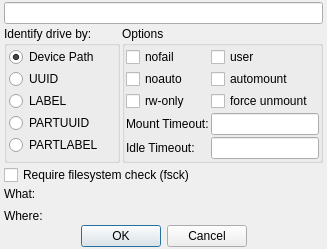
<?xml version="1.0" encoding="UTF-8"?>
<ui version="4.0">
 <class>SystemdDialog</class>
 <widget class="QDialog" name="SystemdDialog">
  <property name="windowModality">
   <enum>Qt::WindowModal</enum>
  </property>
  <property name="windowTitle">
   <string>Create systemd mount unit</string>
  </property>
  <layout class="QVBoxLayout" name="verticalLayout">
   <property name="spacing">
    <number>2</number>
   </property>
   <property name="leftMargin">
    <number>4</number>
   </property>
   <property name="rightMargin">
    <number>4</number>
   </property>
   <property name="margin" stdset="0">
    <number>2</number>
   </property>
   <item>
    <widget class="QLineEdit" name="EditFileName">
     <property name="readOnly">
      <bool>true</bool>
     </property>
    </widget>
   </item>
   <item>
    <layout class="QHBoxLayout" name="horizontalLayout_2">
     <item>
      <widget class="QGroupBox" name="groupBox">
       <property name="sizePolicy">
        <sizepolicy hsizetype="Preferred" vsizetype="Expanding">
         <horstretch>0</horstretch>
         <verstretch>0</verstretch>
        </sizepolicy>
       </property>
       <property name="title">
        <string>Identify drive by:</string>
       </property>
       <property name="flat">
        <bool>false</bool>
       </property>
       <property name="checkable">
        <bool>false</bool>
       </property>
       <layout class="QVBoxLayout" name="verticalLayout_2">
        <property name="spacing">
         <number>1</number>
        </property>
        <property name="leftMargin">
         <number>2</number>
        </property>
        <property name="topMargin">
         <number>0</number>
        </property>
        <property name="rightMargin">
         <number>2</number>
        </property>
        <property name="bottomMargin">
         <number>0</number>
        </property>
        <item>
         <widget class="QRadioButton" name="RadioPATH">
          <property name="text">
           <string>Device Path</string>
          </property>
          <property name="checked">
           <bool>true</bool>
          </property>
         </widget>
        </item>
        <item>
         <widget class="QRadioButton" name="RadioUUID">
          <property name="text">
           <string notr="true">UUID</string>
          </property>
         </widget>
        </item>
        <item>
         <widget class="QRadioButton" name="RadioLABEL">
          <property name="text">
           <string notr="true">LABEL</string>
          </property>
         </widget>
        </item>
        <item>
         <widget class="QRadioButton" name="RadioPARTUUID">
          <property name="text">
           <string notr="true">PARTUUID</string>
          </property>
         </widget>
        </item>
        <item>
         <widget class="QRadioButton" name="RadioPARTLABEL">
          <property name="text">
           <string notr="true">PARTLABEL</string>
          </property>
         </widget>
        </item>
       </layout>
      </widget>
     </item>
     <item>
      <widget class="QGroupBox" name="groupBox_2">
       <property name="title">
        <string>Options</string>
       </property>
       <layout class="QGridLayout" name="gridLayout">
        <item row="0" column="1">
         <widget class="QCheckBox" name="CheckUser">
          <property name="toolTip">
           <string>&lt;html&gt;&lt;head/&gt;&lt;body&gt;&lt;p&gt;Normally, only the superuser can mount filesystems. However, when fstab contains the &lt;span style=&quot; font-weight:700;&quot;&gt;user&lt;/span&gt; option on a line, anybody can mount the corresponding filesystem.&lt;/p&gt;&lt;p&gt;Only the user that mounted a filesystem can unmount it again. If any user should be able to unmount it, then use &lt;span style=&quot; font-weight:700;&quot;&gt;users&lt;/span&gt; instead of user in the fstab line.&lt;/p&gt;&lt;/body&gt;&lt;/html&gt;</string>
          </property>
          <property name="text">
           <string>user</string>
          </property>
         </widget>
        </item>
        <item row="4" column="0">
         <widget class="QLabel" name="label_3">
          <property name="text">
           <string>Idle Timeout:</string>
          </property>
         </widget>
        </item>
        <item row="0" column="0">
         <widget class="QCheckBox" name="CheckNofail">
          <property name="toolTip">
           <string>&lt;html&gt;&lt;head/&gt;&lt;body&gt;&lt;p&gt;With &lt;span style=&quot; font-weight:700;&quot;&gt;nofail&lt;/span&gt;, this mount will be only wanted, not required, by &lt;span style=&quot; font-style:italic;&quot;&gt;local-fs.target&lt;/span&gt; or &lt;span style=&quot; font-style:italic;&quot;&gt;remote-fs.target&lt;/span&gt;. &lt;/p&gt;&lt;p&gt;Moreover the mount unit is not ordered before these target units. &lt;/p&gt;&lt;p&gt;This means that the boot will continue without waiting for the mount unit and regardless whether the mount point can be mounted  successfully.&lt;/p&gt;&lt;/body&gt;&lt;/html&gt;</string>
          </property>
          <property name="text">
           <string>nofail</string>
          </property>
         </widget>
        </item>
        <item row="1" column="1">
         <widget class="QCheckBox" name="CheckAutomount">
          <property name="toolTip">
           <string>An automount unit will be created for the file system.</string>
          </property>
          <property name="text">
           <string>automount</string>
          </property>
         </widget>
        </item>
        <item row="3" column="1">
         <widget class="QLineEdit" name="EditMountTimeout">
          <property name="toolTip">
           <string>&lt;html&gt;&lt;head/&gt;&lt;body&gt;&lt;p&gt;Configures the time to wait for the &lt;span style=&quot; font-style:italic;&quot;&gt;mount&lt;/span&gt; command to finish. If a command does not exit within the configured time, the mount will be considered failed and be shut down again. &lt;/p&gt;&lt;p&gt;Specify a time in seconds or explicitly append units such as &amp;quot;s&amp;quot;, &amp;quot;m&amp;quot; and &amp;quot;h&amp;quot;. &lt;br/&gt;Examples: &lt;span style=&quot; font-weight:700;&quot;&gt;600&lt;/span&gt;, &lt;span style=&quot; font-weight:700;&quot;&gt;10m&lt;/span&gt;, &lt;span style=&quot; font-weight:700;&quot;&gt;1h&lt;/span&gt;, &lt;span style=&quot; font-weight:700;&quot;&gt;1h10m5s&lt;/span&gt;.&lt;/p&gt;&lt;/body&gt;&lt;/html&gt;</string>
          </property>
         </widget>
        </item>
        <item row="2" column="1">
         <widget class="QCheckBox" name="CheckForceUnmount">
          <property name="toolTip">
           <string>&lt;html&gt;&lt;head/&gt;&lt;body&gt;&lt;p&gt;Force an unmount (in case of an unreachable NFS system). &lt;/p&gt;&lt;p&gt;This corresponds with &lt;span style=&quot; font-style:italic;&quot;&gt;umount&lt;/span&gt;'s -f switch.&lt;/p&gt;&lt;/body&gt;&lt;/html&gt;</string>
          </property>
          <property name="text">
           <string>force unmount</string>
          </property>
         </widget>
        </item>
        <item row="3" column="0">
         <widget class="QLabel" name="label">
          <property name="text">
           <string>Mount Timeout:</string>
          </property>
         </widget>
        </item>
        <item row="1" column="0">
         <widget class="QCheckBox" name="CheckNoauto">
          <property name="toolTip">
           <string>&lt;html&gt;&lt;head/&gt;&lt;body&gt;&lt;p&gt;With &lt;span style=&quot; font-weight:700;&quot;&gt;noauto&lt;/span&gt;, the mount unit will not be added as a dependency for &lt;span style=&quot; font-style:italic;&quot;&gt;local-fs.target&lt;/span&gt; or &lt;span style=&quot; font-style:italic;&quot;&gt;remote-fs.target&lt;/span&gt;. This means that it will not be mounted automatically during boot, unless it is pulled in by some other unit. &lt;/p&gt;&lt;p&gt;Note that if automount is used, neither &lt;span style=&quot; font-weight:700;&quot;&gt;auto&lt;/span&gt; nor &lt;span style=&quot; font-weight:700;&quot;&gt;noauto&lt;/span&gt; have any effect. The matching automount unit will be added as a dependency to the appropriate target.&lt;/p&gt;&lt;/body&gt;&lt;/html&gt;</string>
          </property>
          <property name="text">
           <string>noauto</string>
          </property>
         </widget>
        </item>
        <item row="2" column="0">
         <widget class="QCheckBox" name="CheckRwOnly">
          <property name="toolTip">
           <string>&lt;html&gt;&lt;head/&gt;&lt;body&gt;&lt;p&gt;If a mount operation fails to mount the file system read-write, it normally tries mounting the file system read-only instead. &lt;/p&gt;&lt;p&gt;This option disables that behaviour, and causes the mount to fail immediately instead. &lt;/p&gt;&lt;p&gt;This option is translated into the &lt;span style=&quot; font-style:italic;&quot;&gt;ReadWriteOnly&lt;/span&gt;= setting in a unit file.&lt;/p&gt;&lt;/body&gt;&lt;/html&gt;</string>
          </property>
          <property name="text">
           <string>rw-only</string>
          </property>
         </widget>
        </item>
        <item row="4" column="1">
         <widget class="QLineEdit" name="EditIdleTimeout">
          <property name="toolTip">
           <string>&lt;html&gt;&lt;head/&gt;&lt;body&gt;&lt;p&gt;Configures the idle timeout of the automount unit.&lt;/p&gt;&lt;p&gt;Specify a time in seconds or explicitly append units such as &amp;quot;s&amp;quot;,  &amp;quot;m&amp;quot; and &amp;quot;h&amp;quot;. &lt;br/&gt;Examples: &lt;span style=&quot; font-weight:700;&quot;&gt;600&lt;/span&gt;, &lt;span style=&quot; font-weight:700;&quot;&gt;10m&lt;/span&gt;, &lt;span style=&quot; font-weight:700;&quot;&gt;1h&lt;/span&gt;,  &lt;span style=&quot; font-weight:700;&quot;&gt;1h10m5s&lt;/span&gt;.&lt;/p&gt;&lt;/body&gt;&lt;/html&gt;</string>
          </property>
         </widget>
        </item>
       </layout>
      </widget>
     </item>
    </layout>
   </item>
   <item>
    <widget class="QCheckBox" name="CheckFsck">
     <property name="text">
      <string>Require filesystem check (fsck)</string>
     </property>
    </widget>
   </item>
   <item>
    <layout class="QFormLayout" name="formLayout">
     <property name="horizontalSpacing">
      <number>16</number>
     </property>
     <property name="verticalSpacing">
      <number>8</number>
     </property>
     <item row="0" column="0">
      <widget class="QLabel" name="label_2">
       <property name="text">
        <string>What:</string>
       </property>
      </widget>
     </item>
     <item row="1" column="0">
      <widget class="QLabel" name="label_4">
       <property name="text">
        <string>Where:</string>
       </property>
      </widget>
     </item>
     <item row="0" column="1">
      <widget class="QLabel" name="LabelWhat">
       <property name="textFormat">
        <enum>Qt::PlainText</enum>
       </property>
       <property name="wordWrap">
        <bool>true</bool>
       </property>
       <property name="textInteractionFlags">
        <set>Qt::TextSelectableByKeyboard|Qt::TextSelectableByMouse</set>
       </property>
      </widget>
     </item>
     <item row="1" column="1">
      <widget class="QLabel" name="LabelWhere">
       <property name="textFormat">
        <enum>Qt::PlainText</enum>
       </property>
       <property name="wordWrap">
        <bool>true</bool>
       </property>
       <property name="textInteractionFlags">
        <set>Qt::TextSelectableByKeyboard|Qt::TextSelectableByMouse</set>
       </property>
      </widget>
     </item>
    </layout>
   </item>
   <item>
    <layout class="QHBoxLayout" name="horizontalLayout">
     <property name="spacing">
      <number>0</number>
     </property>
     <property name="margin" stdset="0">
      <number>0</number>
     </property>
    </layout>
   </item>
   <item>
    <widget class="QDialogButtonBox" name="buttonBox">
     <property name="standardButtons">
      <set>QDialogButtonBox::Cancel|QDialogButtonBox::Ok</set>
     </property>
     <property name="centerButtons">
      <bool>true</bool>
     </property>
    </widget>
   </item>
  </layout>
 </widget>
 <layoutdefault spacing="2" margin="1"/>
 <tabstops>
  <tabstop>EditFileName</tabstop>
  <tabstop>RadioPATH</tabstop>
  <tabstop>RadioUUID</tabstop>
  <tabstop>RadioLABEL</tabstop>
  <tabstop>RadioPARTUUID</tabstop>
  <tabstop>RadioPARTLABEL</tabstop>
  <tabstop>CheckNofail</tabstop>
  <tabstop>CheckNoauto</tabstop>
  <tabstop>CheckRwOnly</tabstop>
  <tabstop>CheckUser</tabstop>
  <tabstop>CheckAutomount</tabstop>
  <tabstop>CheckForceUnmount</tabstop>
  <tabstop>EditMountTimeout</tabstop>
  <tabstop>EditIdleTimeout</tabstop>
 </tabstops>
 <resources/>
 <connections>
  <connection>
   <sender>buttonBox</sender>
   <signal>rejected()</signal>
   <receiver>SystemdDialog</receiver>
   <slot>reject()</slot>
   <hints>
    <hint type="sourcelabel">
     <x>153</x>
     <y>206</y>
    </hint>
    <hint type="destinationlabel">
     <x>153</x>
     <y>110</y>
    </hint>
   </hints>
  </connection>
  <connection>
   <sender>RadioPATH</sender>
   <signal>clicked()</signal>
   <receiver>SystemdDialog</receiver>
   <slot>RadioSelect()</slot>
   <hints>
    <hint type="sourcelabel">
     <x>80</x>
     <y>82</y>
    </hint>
    <hint type="destinationlabel">
     <x>228</x>
     <y>171</y>
    </hint>
   </hints>
  </connection>
  <connection>
   <sender>RadioLABEL</sender>
   <signal>clicked()</signal>
   <receiver>SystemdDialog</receiver>
   <slot>RadioSelect()</slot>
   <hints>
    <hint type="sourcelabel">
     <x>80</x>
     <y>152</y>
    </hint>
    <hint type="destinationlabel">
     <x>228</x>
     <y>171</y>
    </hint>
   </hints>
  </connection>
  <connection>
   <sender>RadioPARTLABEL</sender>
   <signal>clicked()</signal>
   <receiver>SystemdDialog</receiver>
   <slot>RadioSelect()</slot>
   <hints>
    <hint type="sourcelabel">
     <x>80</x>
     <y>222</y>
    </hint>
    <hint type="destinationlabel">
     <x>228</x>
     <y>171</y>
    </hint>
   </hints>
  </connection>
  <connection>
   <sender>RadioUUID</sender>
   <signal>clicked()</signal>
   <receiver>SystemdDialog</receiver>
   <slot>RadioSelect()</slot>
   <hints>
    <hint type="sourcelabel">
     <x>80</x>
     <y>117</y>
    </hint>
    <hint type="destinationlabel">
     <x>228</x>
     <y>171</y>
    </hint>
   </hints>
  </connection>
  <connection>
   <sender>RadioPARTUUID</sender>
   <signal>clicked()</signal>
   <receiver>SystemdDialog</receiver>
   <slot>RadioSelect()</slot>
   <hints>
    <hint type="sourcelabel">
     <x>80</x>
     <y>187</y>
    </hint>
    <hint type="destinationlabel">
     <x>228</x>
     <y>171</y>
    </hint>
   </hints>
  </connection>
  <connection>
   <sender>buttonBox</sender>
   <signal>accepted()</signal>
   <receiver>SystemdDialog</receiver>
   <slot>Accept()</slot>
   <hints>
    <hint type="sourcelabel">
     <x>228</x>
     <y>325</y>
    </hint>
    <hint type="destinationlabel">
     <x>228</x>
     <y>171</y>
    </hint>
   </hints>
  </connection>
 </connections>
 <designerdata>
  <property name="gridDeltaX">
   <number>5</number>
  </property>
  <property name="gridDeltaY">
   <number>5</number>
  </property>
  <property name="gridSnapX">
   <bool>true</bool>
  </property>
  <property name="gridSnapY">
   <bool>true</bool>
  </property>
  <property name="gridVisible">
   <bool>true</bool>
  </property>
 </designerdata>
 <slots>
  <slot>RadioSelect()</slot>
  <slot>Accept()</slot>
 </slots>
</ui>
